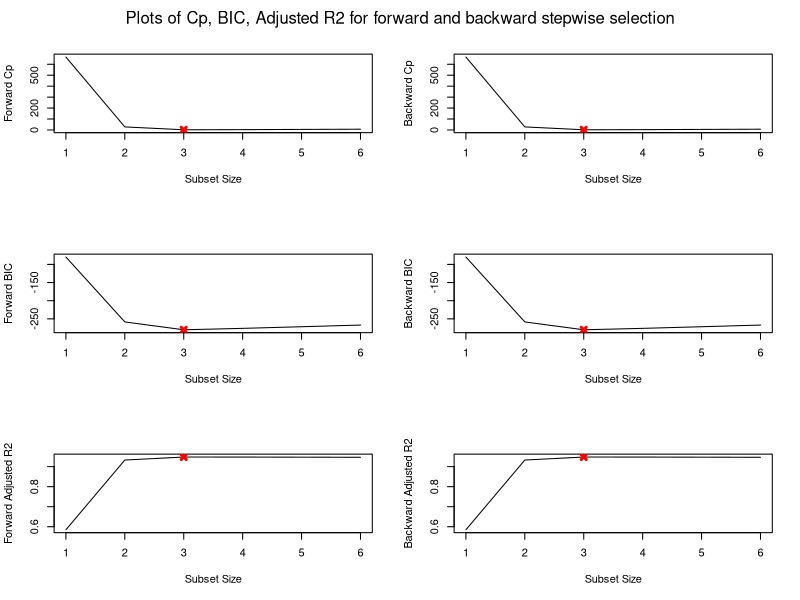
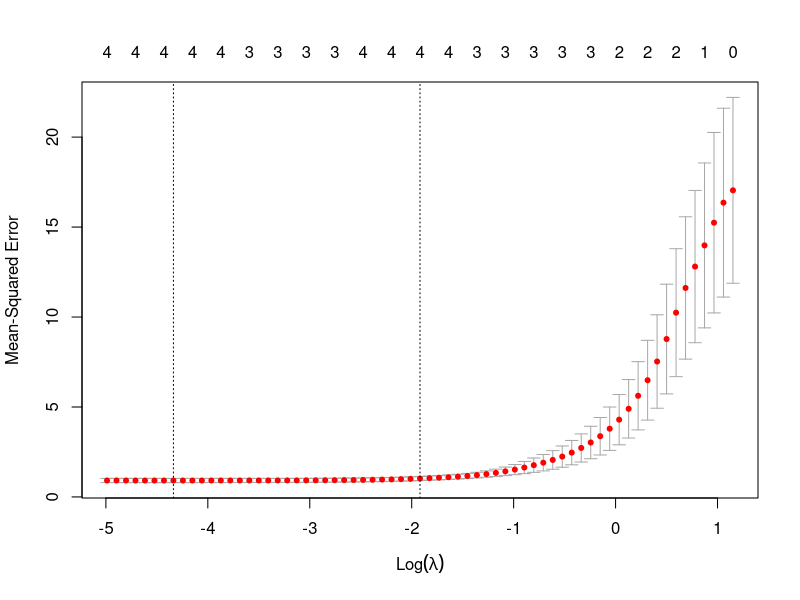

Here is the R script that generated these plots, in order:

### Question 2

# a) 

set.seed(1)

# Generate predictor(X), noise(eps)

X = rnorm(100)
eps = rnorm(100)

# Generate coefficients(beta), response(Y)

beta0 = 3
beta1 = 2
beta2 = -3
beta3 = 0.3

Y = beta0 + beta1 * X + beta2 * X^2 + beta3 * X^3 + eps

## b)

# Build forward and backward selection models

library(leaps)

data <- data.frame(y = Y, x = X)

fwd_selection.model <- regsubsets(y ~ x + I(x^2) + I(x^3) + I(x^4) + I(x^5) + I(x^6), data = data, nvmax = 10, method = "forward")
bwd_selection.model <- regsubsets(y ~ x + I(x^2) + I(x^3) + I(x^4) + I(x^5) + I(x^6), data = data, nvmax = 10, method = "backward")

# Analysis of results 

fwd_selection.summary = summary(fwd_selection.model)
bwd_selection.summary = summary(bwd_selection.model)

par(mfrow = c(3, 2))

plot(fwd_selection.summary$cp, xlab = "Subset Size", ylab = "Forward Cp", pch = 20, type = "l")
points(which.min(fwd_selection.summary$cp), fwd_selection.summary$cp[which.min(fwd_selection.summary$cp)], pch = 4, col = "red", lwd = 3)

plot(bwd_selection.summary$cp, xlab = "Subset Size", ylab = "Backward Cp", pch = 20, type = "l")
points(which.min(bwd_selection.summary$cp), bwd_selection.summary$cp[which.min(bwd_selection.summary$cp)], pch = 4, col = "red", lwd = 3)

plot(fwd_selection.summary$bic, xlab = "Subset Size", ylab = "Forward BIC", pch = 20, type = "l")
points(which.min(fwd_selection.summary$bic), fwd_selection.summary$bic[which.min(fwd_selection.summary$bic)], pch = 4, col = "red", lwd = 3)

plot(bwd_selection.summary$bic, xlab = "Subset Size", ylab = "Backward BIC", pch = 20, type = "l")
points(which.min(bwd_selection.summary$bic), bwd_selection.summary$bic[which.min(bwd_selection.summary$bic)], pch = 4, col = "red", lwd = 3)

plot(fwd_selection.summary$adjr2, xlab = "Subset Size", ylab = "Forward Adjusted R2", pch = 20, type = "l")
points(which.max(fwd_selection.summary$adjr2), fwd_selection.summary$adjr2[which.max(fwd_selection.summary$adjr2)], pch = 4, col = "red", lwd = 3)

plot(bwd_selection.summary$adjr2, xlab = "Subset Size", ylab = "Backward Adjusted R2", pch = 20, type = "l")
points(which.max(bwd_selection.summary$adjr2), bwd_selection.summary$adjr2[which.max(bwd_selection.summary$adjr2)], pch = 4, col = "red", lwd = 3)

mtext("Plots of Cp, BIC, Adjusted R2 for forward and backward stepwise selection", side = 3, line = -2, outer = TRUE)

# Determine coefficients of models

fwd_selection.coef <- coefficients(fwd_selection.model, id=3)
bwd_selection.coef <- coefficients(bwd_selection.model, id=3)

print(fwd_selection.coef)
print(bwd_selection.coef)

# Comment on Results

# For both forward and backward stepwise selection, all three estimates of test
# error (Cp, BIC, Adjusted R2) selected a 3 predictor model. Both approaches
# also selected the same predictors : X, X^2, & X^5.

# c) 

library(glmnet)

# Built Lasso model

xmatrix <- model.matrix(y ~ x + I(x^2) + I(x^3) + I(x^4) + I(x^5) + I(x^6), data = data)[, -1]
lasso <- cv.glmnet(xmatrix, Y, alpha = 1)

par(mfrow = c(1, 1))
plot(lasso)

# Determine Optimal value of Lambda

bestlambda <- lasso$lambda.min
print(bestlambda)


# Fit Lasso model and get coefficients

lasso.fit <- glmnet(xmatrix, Y, alpha = 1)
predict(lasso.fit, s = bestlambda, type = "coefficients")[1:7, ]

# Comment on Results

# Lasso selected a 3 predictor model as well - using the same predictors : X, 
# X^2, X^5. The rest of the coefficients are zero. Although the values for the
# coefficients obtained from the lasso are similar in magnitude to the values
# selected through the forward and backward stepwise selection, they are not
# exactly the same.
